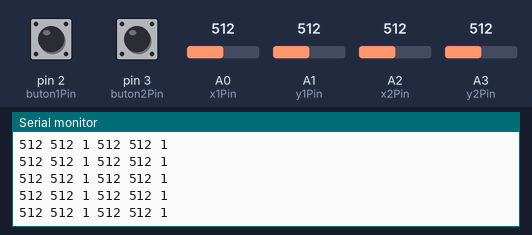
A sketch run on a simulated Arduino Uno, built with avr-gcc and run on an emulated ATmega328P. Shown: the last lines printed to the serial monitor. Inputs (shaded band) come from the test bench; at power-on: A0 (x1Pin) = 512, A1 (y1Pin) = 512, A2 (x2Pin) = 512, A3 (y2Pin) = 512, pin 2 (buton1Pin) HIGH, pin 3 (buton2Pin) HIGH.

Above: at 1.2 s.
1.3 s: A0 (x1Pin) set to 30
At 1.32 s:
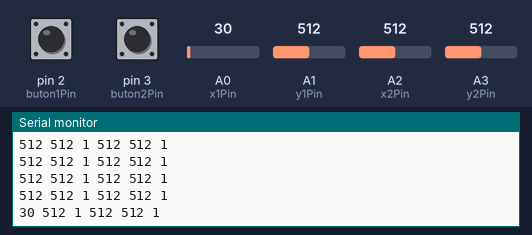
4.3 s: A1 (y1Pin) set to 716
At 4.36 s:
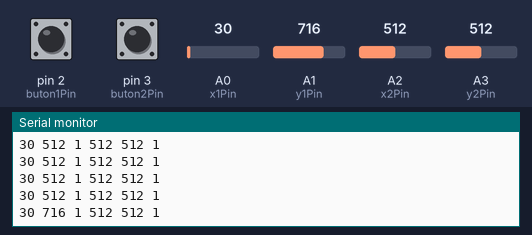
5.8 s: A2 (x2Pin) set to 716
At 5.88 s:
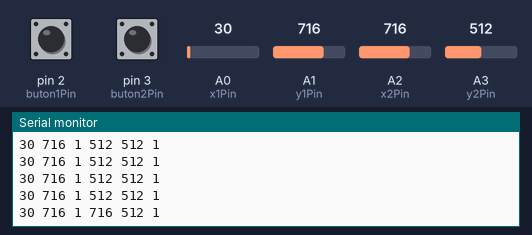
7.3 s: A3 (y2Pin) set to 716
At 7.39 s:
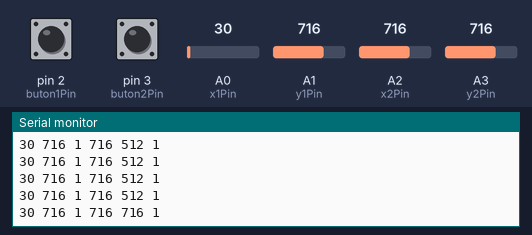
8.8 s: A0 (x1Pin) set to 306
At 8.81 s:
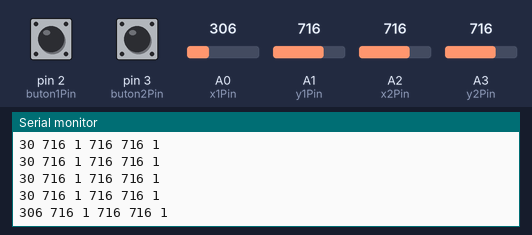
11.8 s: pin 2 (buton1Pin) pulled LOW for 0.15 s
At 11.85 s:
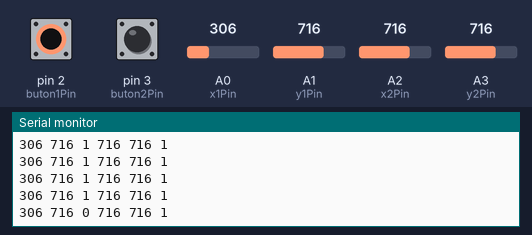
Timing chart, 0 to 14.4 s (numbered marks = the images above; inputs shaded):
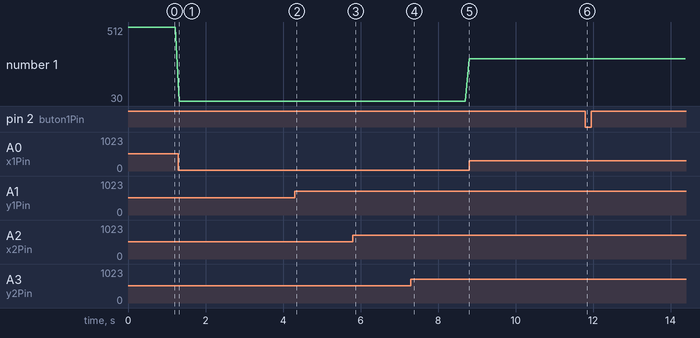

The sketch:

Arduino_Ping_Pong.ino
```cpp
int x1Pin = A0 ;
int y1Pin = A1 ;
int x2Pin = A2 ;
int y2Pin = A3 ;
int buton1Pin = 2;
int buton2Pin = 3 ;
int x1Pozisyon;
int y1Pozisyon;
int x2Pozisyon;
int y2Pozisyon;

int butonDurum;
int butonDurum2;

void setup() {

Serial.begin(9600);
pinMode(x1Pin, INPUT);
pinMode(y1Pin, INPUT);
pinMode(x2Pin, INPUT);
pinMode(y2Pin, INPUT);
pinMode(buton1Pin, INPUT_PULLUP);
pinMode(buton2Pin, INPUT_PULLUP);

}
void loop() {

x1Pozisyon = analogRead(x1Pin);
y1Pozisyon = analogRead(y1Pin);
x2Pozisyon = analogRead(x2Pin);
y2Pozisyon = analogRead(y2Pin);
butonDurum = digitalRead(buton1Pin);
butonDurum2 = digitalRead(buton2Pin);

Serial.print(x1Pozisyon);
Serial.print(" ");
Serial.print(y1Pozisyon);
Serial.print(" ");
Serial.print(butonDurum);
Serial.print(" ");
Serial.print(x2Pozisyon);
Serial.print(" ");
Serial.print(y2Pozisyon);
Serial.print(" ");
Serial.println(butonDurum2);
delay(100);

}
```

Measured:
- after the input at 1.3 s, the serial monitor: prints a new line at once (image 1)
- after the input at 4.3 s, the serial monitor: prints a new line after 0.05 s (image 2)
- after the input at 5.8 s, the serial monitor: prints a new line after 0.07 s (image 3)
- after the input at 7.3 s, the serial monitor: prints a new line after 0.09 s (image 4)
- after the input at 8.8 s, the serial monitor: prints a new line at once (image 5)
- after the input at 11.8 s, the serial monitor: prints a new line at once (image 6)
- plotted number 1: 512 → 30 after the input at 1.3 s, 30 → 306 after the input at 8.8 s
